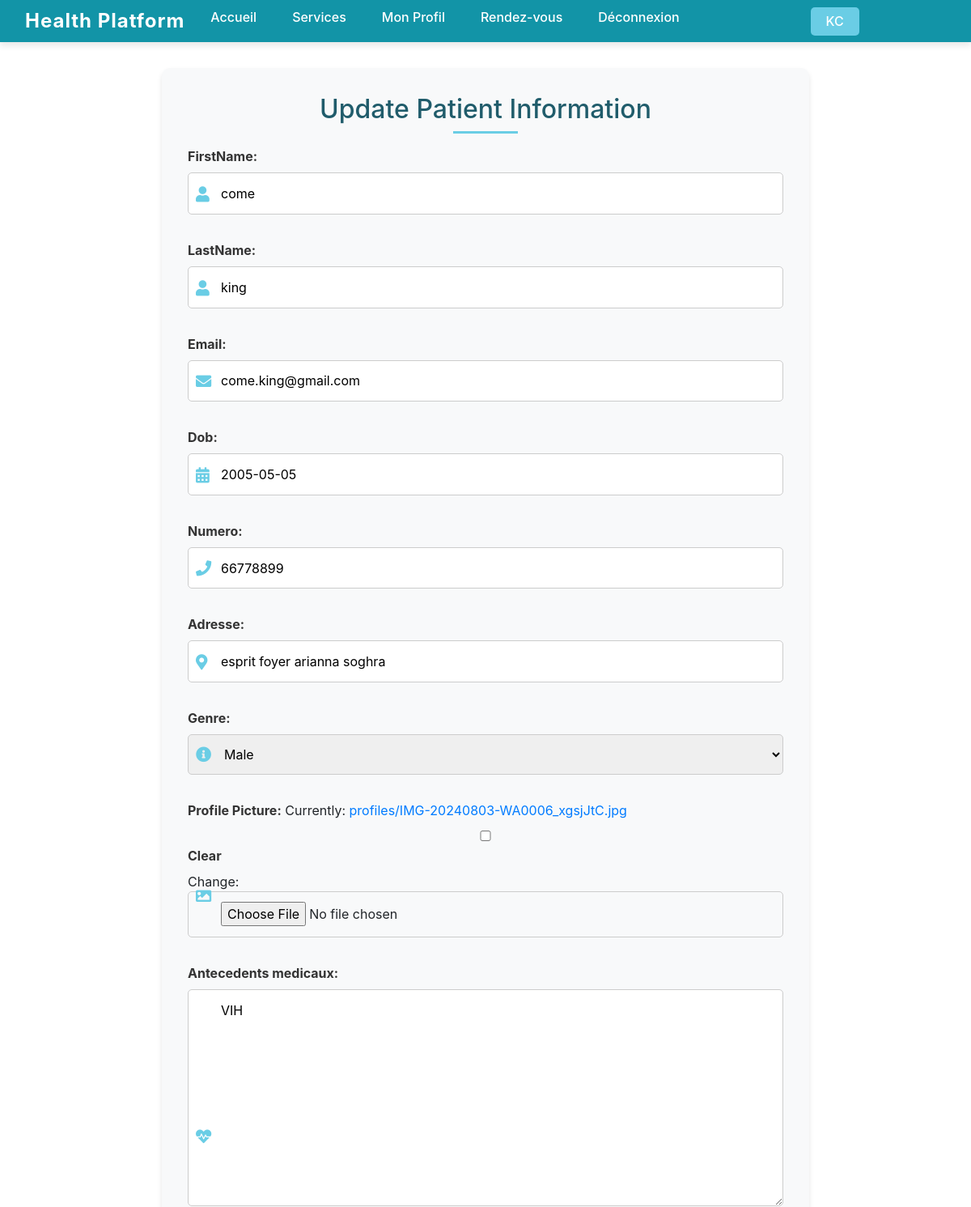
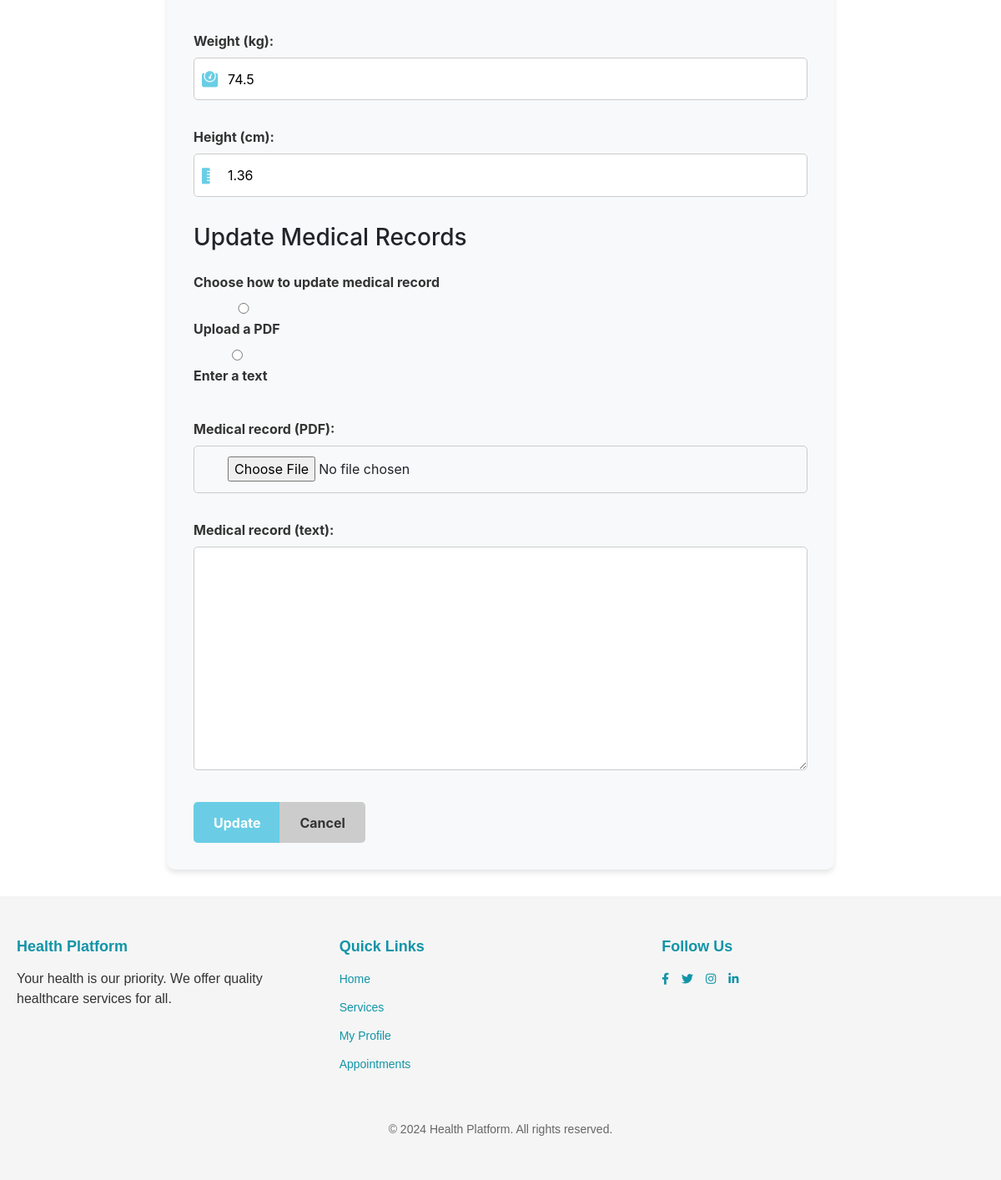
Page /patients/update/1/ on the committed database (2 pictures, top to bottom).
### patients/models.py (models this page shows, shortened)
class Patient(models.Model):
    GENRE_CHOICES = [
        ('M', 'Male'),
        ('F', 'Female'),
        ('O', 'other'),
    ]
    user = models.OneToOneField(settings.AUTH_USER_MODEL, on_delete=models.CASCADE)  # Lien avec le modèle d'utilisateur
    num_id = models.CharField(max_length=20, unique=True, editable=False)
    dob = models.DateField()
    numero = models.CharField(max_length=15)
    adresse = models.CharField(max_length=255)
    antecedents_medicaux = models.TextField(blank=True, null=True)
    genre = models.CharField(max_length=1, choices=GENRE_CHOICES, default='M')
    photo_profil = models.ImageField(upload_to='profiles/', blank=True, null=True)
    poids = models.FloatField(null=True, blank=True)  # Poids du patient en kg
    taille = models.FloatField(null=True, blank=True)  # Taille du patient en cm

### accounts/models.py (models this page shows, shortened)
class CustomUser(AbstractUser):
    email = models.EmailField(unique=True)  # E-mail unique pour l'authentification
    nom = models.CharField(max_length=100, blank=True)
    prenom = models.CharField(max_length=100, blank=True)
    username = None
    is_staff = models.BooleanField(default=False)
    USERNAME_FIELD = 'email'
    REQUIRED_FIELDS = []  # Aucun champ requis à la création de l'utilisateur
    objects = CustomUserManager()

### patients/views.py (the view)
# urls.py: path('update/<int:patient_id>/', views.update_patient, name='update_patient'),
def update_patient(request, patient_id):
    patient = get_object_or_404(Patient, id=patient_id)
    if request.method == 'POST':
        form = PatientUpdateForm(request.POST, request.FILES, instance=patient)  # Utiliser le formulaire de mise à jour
        if form.is_valid():
            dossier_medical_option = form.cleaned_data.get('dossier_medical_option')
            if dossier_medical_option == 'import':
                patient.antecedents_medicaux = "Dossier médical importé."  # Placeholder pour le texte
            elif dossier_medical_option == 'input':
                patient.antecedents_medicaux = form.cleaned_data.get('dossier_medical_text')
            else:
                patient.antecedents_medicaux = None  # Aucun dossier médical
            form.save()
            return redirect('list_patient', patient_id=patient.id)
    else:
        initial_data = {
            'email': patient.user.email,
            'nom': patient.user.nom,
            'prenom': patient.user.prenom,
        }
        form = PatientUpdateForm(instance=patient, initial=initial_data)  # Instance existante pour pré-remplir le formulaire
    return render(request, 'update_patient.html', {'form': form, 'patient': patient})

### patients/templates/update_patient.html (shortened to what this page needs)
<!DOCTYPE html>
<html lang="en">
<head>
    {% load static %}
    <link rel="stylesheet" href="{% static 'assets/css/styles.css' %}">
    <link rel="stylesheet" href="https://cdnjs.cloudflare.com/ajax/libs/font-awesome/6.0.0/css/all.min.css">
    <link rel="stylesheet" href="https://cdnjs.cloudflare.com/ajax/libs/animate.css/4.1.1/animate.min.css">
    <link href="https://cdnjs.cloudflare.com/ajax/libs/font-awesome/5.15.4/css/all.min.css" rel="stylesheet">
    <link rel="stylesheet" href="https://maxcdn.bootstrapcdn.com/bootstrap/4.0.0/css/bootstrap.min.css">
</head>
<body>
    <header class="navbar">
        <div class="container">
            <nav>
                <a href="{% url 'home' %}" class="navbar-logo">Health Platform</a>
                <ul class="navbar-links">
                    <li><a href="{% url 'home_patient' %}">Accueil</a></li>
                    <li><a href="#services">Services</a></li>
                    <li><a href="{% url 'list_patient' patient.id %}">Mon Profil</a></li>
                    <li><a href="#appointments">Rendez-vous</a></li>
                    {% if patient %}
                    <li><a href="{% url 'logout' %}">Déconnexion</a></li>
                    <li>
                        <a href="{% url 'list_patient' patient.id %}" class="user-initials">
                            {{ patient.user.nom|slice:":1"|upper }}{{ patient.user.prenom|slice:":1"|upper }}
                        </a>
                    </li>
                    {% else %}
                    <li><a href="{% url 'login' %}">Connexion</a></li>
                    {% endif %}
                </ul>
            </nav>
        </div>
    </header>
    <div class="container-patient animate__animated animate__fadeInLeft">
        <h2>Update Patient Information</h2>
        <form method="POST" enctype="multipart/form-data">
            {% for field in form %}
            {% if field.name not in 'antecedents_option antecedents_file antecedents_text' %}
            <div class="form-group">
                <i class="
                    {% if field.name == 'prenom' %}fas fa-user
                    {% elif field.name == 'nom' %}fas fa-user
                    {% elif field.name == 'email' %}fas fa-envelope
                    {% elif field.name == 'dob' %}fas fa-calendar-alt
                    {% elif field.name == 'numero' %}fas fa-phone
                    {% elif field.name == 'adresse' %}fas fa-map-marker-alt
                    {% elif field.name == 'poids' %}fas fa-weight
                    {% elif field.name == 'taille' %}fas fa-ruler-vertical
                    {% elif field.name == 'photo_profil' %}fas fa-image
                    {% elif field.name == 'antecedents_medicaux' %}fas fa-heartbeat
                    {% else %}fas fa-info-circle{% endif %}
                "></i>
                {{ field.label_tag }}
                {{ field }}
            </div>
            {% endif %}
            {% endfor %}
            <h3>Update Medical Records</h3>
            <div class="form-group">
                <label>{{ form.antecedents_option.label }}</label>
                {{ form.antecedents_option }}
            </div>
            <div class="form-group" id="file-input">
                {{ form.antecedents_file.label_tag }} {{ form.antecedents_file }}
            </div>
            <div class="form-group" id="text-input">
                {{ form.antecedents_text.label_tag }} {{ form.antecedents_text }}
            </div>
            <div class="btn-group">
                <button type="submit" class="btn">Update</button>
                <a href="{% url 'list_patient' patient.id %}" class="btn btn-cancel">Cancel</a>
            </div>
        </form>
    </div>
    <footer class="footer">
        <div class="container">
            <div class="footer-content">
                <div class="footer-section">
                    <h4>Health Platform</h4>
                    <p>Your health is our priority. We offer quality healthcare services for all.</p>
                </div>
                <div class="footer-section">
                    <h4>Quick Links</h4>
                    <ul>
                        <li><a href="{% url 'home_patient' %}">Home</a></li>
                        <li><a href="#services">Services</a></li>
                        <li><a href="{% url 'list_patient' patient.id %}">My Profile</a></li>
                        <li><a href="#appointments">Appointments</a></li>
                    </ul>
                </div>
                <div class="footer-section">
                    <h4>Follow Us</h4>
                    <ul class="social-links">
                        <li><a href="#" class="social-icon"><i class="fab fa-facebook-f"></i></a></li>
                        <li><a href="#" class="social-icon"><i class="fab fa-twitter"></i></a></li>
                        <li><a href="#" class="social-icon"><i class="fab fa-instagram"></i></a></li>
                        <li><a href="#" class="social-icon"><i class="fab fa-linkedin-in"></i></a></li>
                    </ul>
                </div>
            </div>
            <div class="footer-bottom">
                <p>&copy; 2024 Health Platform. All rights reserved.</p>
            </div>
        </div>
    </footer>
</body>
</html>

### static/assets/css/styles.css (style rules this page uses)
.navbar { background-color: #1294A7; padding: 15px 0; position: fixed; top: 0; left: 0; right: 0; z-index: 1000; box-shadow: 0px 4px 8px rgba(0, 0, 0, 0.1); }
.navbar .container { width: 100%; max-width: 1200px; margin: 0 auto; padding: 0 15px; }
.navbar nav { display: flex; justify-content: space-between; align-items: center; }
.navbar-logo { font-size: 24px; color: white; font-weight: bold; text-decoration: none; letter-spacing: 1px; }
.navbar-links { list-style-type: none; margin: 0; padding: 0; display: flex; }
.navbar-links li { margin-left: 20px; }
.navbar-links a { text-decoration: none; color: white; font-size: 16px; font-weight: 500; padding: 8px 12px; border-radius: 5px; transition: background-color 0.3s ease; }
.user-initials { margin-left: 130px; display: inline-flex; justify-content: center; align-items: center; width: 60px; height: 35px; background-color: #6ACDE5; color: white; font-size: 20px; font-weight: bold; text-align: center; border-radius: 50%; text-decoration: none; transition: background-color 0.3s ease; box-sizing: border-box; }
.footer { background-color: #2c3e50; color: white; padding: 40px 0; font-family: 'Arial', sans-serif; margin-top: auto; }
.footer .container { max-width: 1200px; margin: 0 auto; padding: 0 20px; }
.footer { background-color: #f5f5f5; color: #333; padding: 50px 0; font-family: 'Arial', sans-serif; }
.footer-content { display: flex; justify-content: space-between; flex-wrap: wrap; }
.footer-section { flex: 1; margin-right: 40px; margin-bottom: 20px; }
.footer-section h4 { font-size: 18px; margin-bottom: 15px; font-weight: bold; color: #1294A7; }
.footer-section ul { list-style-type: none; padding: 0; }
.footer-section ul li { margin-bottom: 10px; }
.footer-section ul li a { text-decoration: none; color: #1294A7; font-size: 14px; transition: color 0.3s; }
.social-links { list-style-type: none; padding: 0; display: flex; }
.social-links li { margin-right: 15px; }
.social-icon { text-decoration: none; color: #333; font-size: 20px; transition: color 0.3s; }
.footer-bottom { text-align: center; margin-top: 20px; font-size: 14px; }
.footer-bottom p { margin: 0; color: #666; }

### patients/templates/update_patient.html (style rules this page uses)
.container-patient { max-width: 800px; margin: 2rem auto; padding: 2rem; background: #f8f9fa; border-radius: 10px; box-shadow: 0 4px 6px rgba(0, 0, 0, 0.1); }
h2 { text-align: center; font-size: 2rem; color: #205c6b; margin-bottom: 1rem; position: relative; }
h2::after { content: ''; display: block; width: 80px; height: 3px; background: #6ACDE5; margin: 0.5rem auto; }
form { display: flex; flex-direction: column; gap: 1rem; }
label { font-weight: bold; color: #333; }
input, textarea, select { width: 100%; padding: 0.8rem; font-size: 1rem; border: 1px solid #ccc; border-radius: 5px; transition: all 0.3s ease; }
.btn { padding: 0.8rem 1.5rem; background: #6ACDE5; color: white; font-size: 1rem; font-weight: bold; border: none; border-radius: 5px; cursor: pointer; text-align: center; transition: background 0.3s ease; }
.btn-cancel { background: #ccc; color: #333; }
.form-group { position: relative; }
.form-group i { position: absolute; top: 70%; left: 10px; transform: translateY(-50%); color: #6ACDE5; font-size: 1.2rem; }
input, textarea, select { padding-left: 2.5rem; }
.animate__fadeInLeft { animation: fadeInLeft 1s; }

### rows in the picture
Patient: user.nom "K", user.prenom "C", form "2005-05-05" "66778899" "esprit foyer arianna soghra" "Male" "VIH" "74.5" "1.36"
CustomUser: form "come" "king" "come.king@gmail.com"

### other values in the picture
{{ field.label_tag }} "FirstName:" "LastName:" "Email:" "Dob:" "Numero:" "Adresse:" "Genre:" "Profile Picture:" "Antecedents medicaux:" "Weight (kg):" "Height (cm):"
